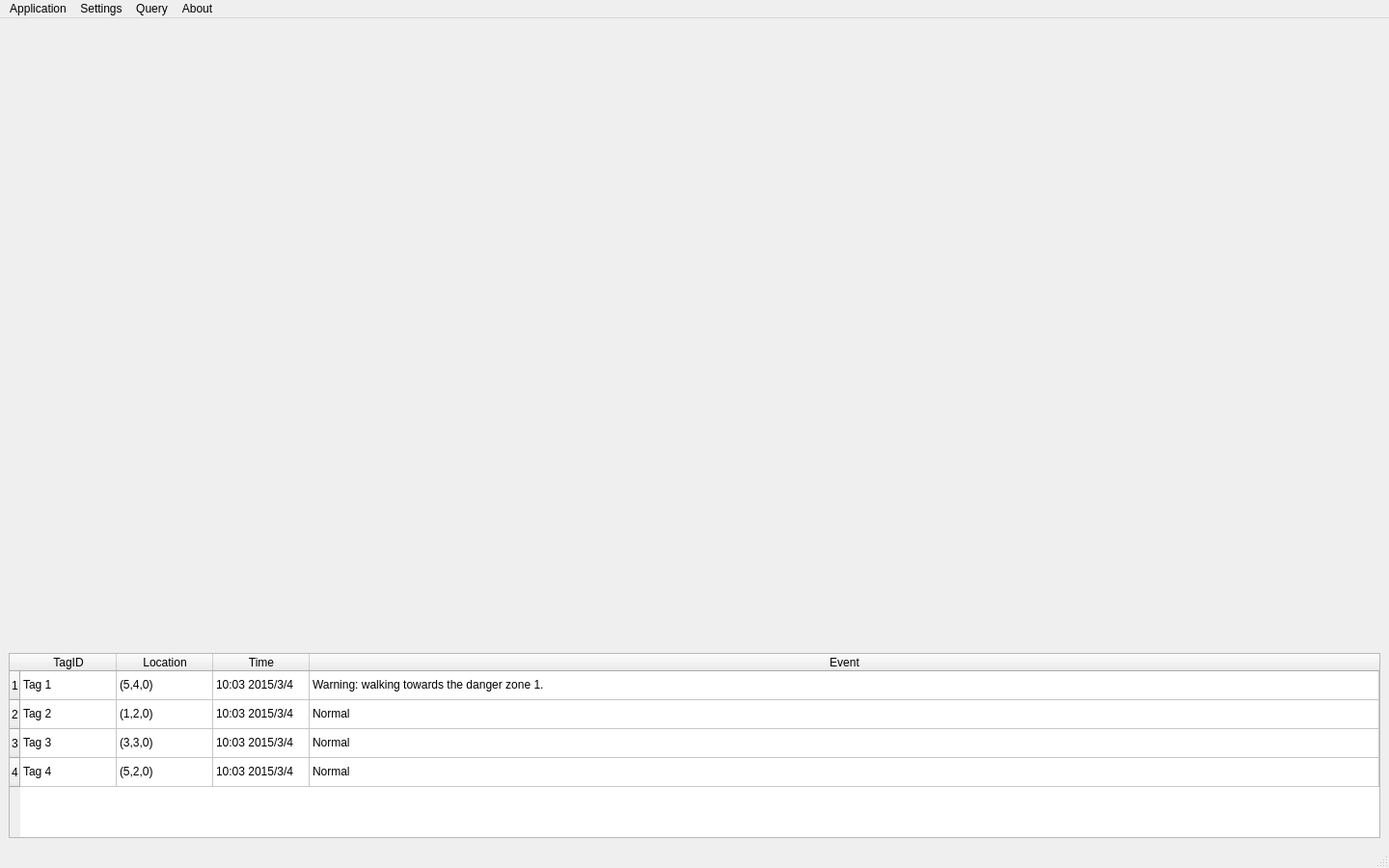
<?xml version="1.0" encoding="UTF-8"?>
<ui version="4.0">
 <class>mainWindow</class>
 <widget class="QMainWindow" name="mainWindow">
  <property name="geometry">
   <rect>
    <x>0</x>
    <y>0</y>
    <width>1440</width>
    <height>900</height>
   </rect>
  </property>
  <property name="sizePolicy">
   <sizepolicy hsizetype="Expanding" vsizetype="Expanding">
    <horstretch>0</horstretch>
    <verstretch>0</verstretch>
   </sizepolicy>
  </property>
  <property name="windowTitle">
   <string>Localization System</string>
  </property>
  <widget class="QWidget" name="centralwidget">
   <property name="enabled">
    <bool>true</bool>
   </property>
   <property name="sizePolicy">
    <sizepolicy hsizetype="Expanding" vsizetype="Expanding">
     <horstretch>0</horstretch>
     <verstretch>0</verstretch>
    </sizepolicy>
   </property>
   <layout class="QGridLayout" name="gridLayout">
    <item row="0" column="0">
     <layout class="QVBoxLayout" name="verticalLayout">
      <item>
       <widget class="LocationPlot" name="widget" native="true">
        <property name="sizePolicy">
         <sizepolicy hsizetype="Expanding" vsizetype="Expanding">
          <horstretch>0</horstretch>
          <verstretch>0</verstretch>
         </sizepolicy>
        </property>
       </widget>
      </item>
      <item>
       <widget class="QTableWidget" name="tableWidget">
        <property name="sizePolicy">
         <sizepolicy hsizetype="Expanding" vsizetype="Preferred">
          <horstretch>0</horstretch>
          <verstretch>0</verstretch>
         </sizepolicy>
        </property>
        <attribute name="horizontalHeaderCascadingSectionResizes">
         <bool>false</bool>
        </attribute>
        <attribute name="horizontalHeaderStretchLastSection">
         <bool>true</bool>
        </attribute>
        <row>
         <property name="text">
          <string>1</string>
         </property>
        </row>
        <row>
         <property name="text">
          <string>2</string>
         </property>
        </row>
        <row>
         <property name="text">
          <string>3</string>
         </property>
        </row>
        <row>
         <property name="text">
          <string>4</string>
         </property>
        </row>
        <column>
         <property name="text">
          <string>TagID</string>
         </property>
        </column>
        <column>
         <property name="text">
          <string>Location</string>
         </property>
        </column>
        <column>
         <property name="text">
          <string>Time</string>
         </property>
        </column>
        <column>
         <property name="text">
          <string>Event</string>
         </property>
        </column>
        <item row="0" column="0">
         <property name="text">
          <string>Tag 1</string>
         </property>
        </item>
        <item row="0" column="1">
         <property name="text">
          <string>(5,4,0)</string>
         </property>
        </item>
        <item row="0" column="2">
         <property name="text">
          <string>10:03 2015/3/4</string>
         </property>
        </item>
        <item row="0" column="3">
         <property name="text">
          <string>Warning: walking towards the danger zone 1.</string>
         </property>
        </item>
        <item row="1" column="0">
         <property name="text">
          <string>Tag 2</string>
         </property>
        </item>
        <item row="1" column="1">
         <property name="text">
          <string>(1,2,0)</string>
         </property>
        </item>
        <item row="1" column="2">
         <property name="text">
          <string>10:03 2015/3/4</string>
         </property>
        </item>
        <item row="1" column="3">
         <property name="text">
          <string>Normal</string>
         </property>
        </item>
        <item row="2" column="0">
         <property name="text">
          <string>Tag 3</string>
         </property>
        </item>
        <item row="2" column="1">
         <property name="text">
          <string>(3,3,0)</string>
         </property>
        </item>
        <item row="2" column="2">
         <property name="text">
          <string>10:03 2015/3/4</string>
         </property>
        </item>
        <item row="2" column="3">
         <property name="text">
          <string>Normal</string>
         </property>
        </item>
        <item row="3" column="0">
         <property name="text">
          <string>Tag 4</string>
         </property>
        </item>
        <item row="3" column="1">
         <property name="text">
          <string>(5,2,0)</string>
         </property>
        </item>
        <item row="3" column="2">
         <property name="text">
          <string>10:03 2015/3/4</string>
         </property>
        </item>
        <item row="3" column="3">
         <property name="text">
          <string>Normal</string>
         </property>
        </item>
       </widget>
      </item>
     </layout>
    </item>
   </layout>
  </widget>
  <widget class="QMenuBar" name="menubar">
   <property name="geometry">
    <rect>
     <x>0</x>
     <y>0</y>
     <width>1440</width>
     <height>23</height>
    </rect>
   </property>
   <widget class="QMenu" name="menuApplication">
    <property name="title">
     <string>Application</string>
    </property>
   </widget>
   <widget class="QMenu" name="menuSettings">
    <property name="title">
     <string>Settings</string>
    </property>
    <addaction name="actionDynamic_Tags"/>
    <addaction name="actionDangerous_Zones_Settings"/>
    <addaction name="actionAnchor_Settings"/>
   </widget>
   <widget class="QMenu" name="menuAbout">
    <property name="title">
     <string>Query</string>
    </property>
    <addaction name="actionHistory_Query"/>
    <addaction name="actionHistory_Event"/>
   </widget>
   <widget class="QMenu" name="menuAbout_2">
    <property name="title">
     <string>About</string>
    </property>
   </widget>
   <addaction name="menuApplication"/>
   <addaction name="menuSettings"/>
   <addaction name="menuAbout"/>
   <addaction name="menuAbout_2"/>
  </widget>
  <widget class="QStatusBar" name="statusbar"/>
  <action name="actionDynamic_Tags">
   <property name="text">
    <string>Dynamic Tag Settings</string>
   </property>
  </action>
  <action name="actionDangerous_Zones_Settings">
   <property name="text">
    <string>Dangerous Zones Settings</string>
   </property>
  </action>
  <action name="actionAnchor_Settings">
   <property name="text">
    <string>Anchor Settings</string>
   </property>
  </action>
  <action name="actionHistory_Query">
   <property name="text">
    <string>History Trajectory</string>
   </property>
  </action>
  <action name="actionHistory_Event">
   <property name="text">
    <string>History Event</string>
   </property>
  </action>
 </widget>
 <customwidgets>
  <customwidget>
   <class>LocationPlot</class>
   <extends>QWidget</extends>
   <header>locationplot</header>
   <container>1</container>
  </customwidget>
 </customwidgets>
 <resources/>
 <connections/>
</ui>
